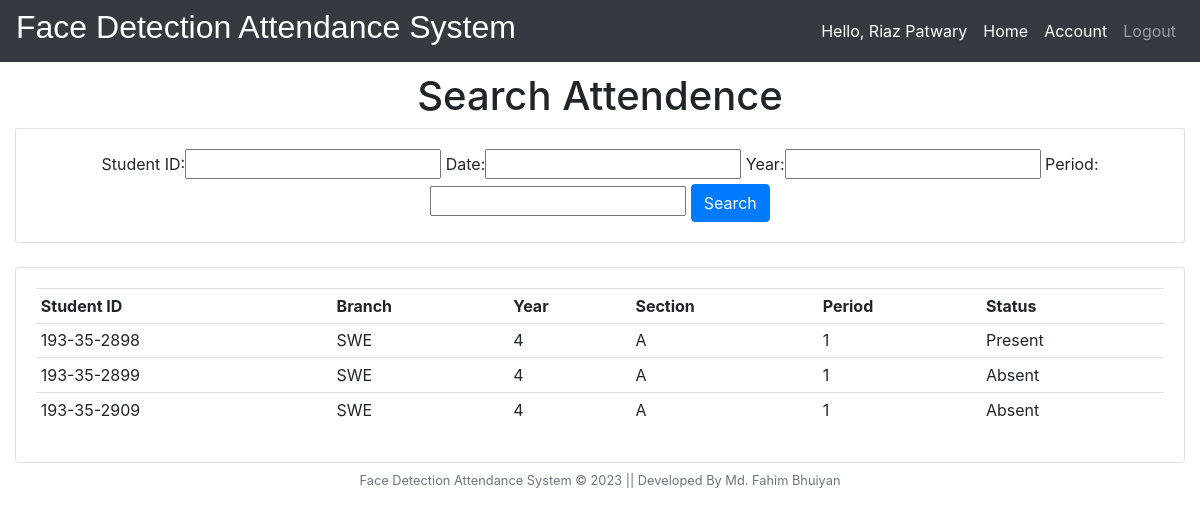
/searchattendence/ (signed in), run on the app's committed database.
### attendence_sys/models.py (models this page shows, shortened)
class Faculty(models.Model):
    user = models.OneToOneField(User, null = True, blank = True, on_delete= models.CASCADE)
    firstname = models.CharField(max_length=200, null=True, blank=True)
    lastname = models.CharField(max_length=200, null=True, blank=True)
    phone = models.CharField(max_length=200, null=True)
    email = models.CharField(max_length=200, null=True)
    profile_pic = models.ImageField(upload_to=user_directory_path ,null=True, blank=True)
    def __str__(self):
        return str(self.firstname + " " + self.lastname)

class Attendence(models.Model):
    Faculty_Name = models.CharField(max_length=200, null=True, blank=True)
    Student_ID = models.CharField(max_length=200, null=True, blank=True)
    date = models.DateField(auto_now_add = True, null = True)
    time = models.TimeField(auto_now_add=True, null = True)
    branch = models.CharField(max_length=200, null = True)
    year = models.CharField(max_length=200, null = True)
    section = models.CharField(max_length=200, null = True)
    period = models.CharField(max_length=200, null = True)
    status = models.CharField(max_length=200, null = True, default='Absent')

### attendence_sys/views.py (the view)
# urls.py: path('searchattendence/', views.searchAttendence, name='searchattendence'),
def searchAttendence(request):
    attendences = Attendence.objects.all()
    myFilter = AttendenceFilter(request.GET, queryset=attendences)
    attendences = myFilter.qs
    context = {'myFilter':myFilter, 'attendences': attendences, 'ta':False}
    return render(request, 'attendence_sys/attendence.html', context)

### attendence_sys/templates/attendence_sys/attendence.html (shortened to what this page needs)
{% extends 'attendence_sys/main.html' %}
{% block content %}
{% if ta == False %}
<center>
	<h1>Search Attendence</h1>
</center>
<div class="row">
	<div class="col">
		<div class="card card-body">
			<center>
				<form method="get">
					{{myFilter.form}}
					<button class="btn btn-primary" type="submit">Search</button>
				</form>
			</center>
		</div>
	</div>
</div>
<br>
<div class="row">
	<div class="col-sm-12">
		<div class="card card-body">
			<table class="table table-sm">
				<tr>
					<th>Student ID</th>
					<th>Branch</th>
					<th>Year</th>
					<th>Section</th>
					<th>Period</th>
					<th>Status</th>
				</tr>
				{% for attendence in attendences %}
				<tr>
					<td>{{ attendence.Student_ID }}</td>
					<td>{{ attendence.branch }}</td>
					<td>{{ attendence.year }}</td>
					<td>{{ attendence.section }}</td>
					<td>{{ attendence.period }}</td>
					<td>{{ attendence.status }}</td>
				</tr>
				{% endfor %}
			</table>
		</div>
	</div>
</div>
{% endif %}
{% include 'attendence_sys/footer.html' %}
{% endblock %}

### attendence_sys/templates/attendence_sys/navbar.html (shortened to what this page needs)
{% load static %}
<nav class="navbar navbar-expand-lg navbar-dark fixed-top bg-dark">
  <h2 style="color: white; font-family: 'Gill Sans', 'Gill Sans MT', Calibri, 'Trebuchet MS', sans-serif;"> Face
    Detection Attendance System </h2>
  <div class="collapse navbar-collapse" id="navbarNav">
    <ul class="navbar-nav ml-auto">
      <li class="nav-item active">
        <span class="nav-link">Hello, {{ request.user.faculty }}</span>
      </li>
      <li class="nav-item active">
        <a href="{% url 'home' %}" class="nav-link">Home</a>
      </li>
      <li class="nav-item active">
        <a class="nav-link" href="{% url 'account' %}">Account</a>
      </li>
      <li class="nav-item">
        <a class="nav-link" href="{% url 'logout' %}">Logout</a>
      </li>
    </ul>
  </div>
</nav>

### data on the page
Attendence: Student_ID "193-35-2898", branch "SWE", year "4", section "A", period "1", status "Present"
Attendence: Student_ID "193-35-2899", branch "SWE", year "4", section "A", period "1", status "Absent"
Attendence: Student_ID "193-35-2909", branch "SWE", year "4", section "A", period "1", status "Absent"

### other printed values
{{ request.user.faculty }} "Riaz Patwary"
